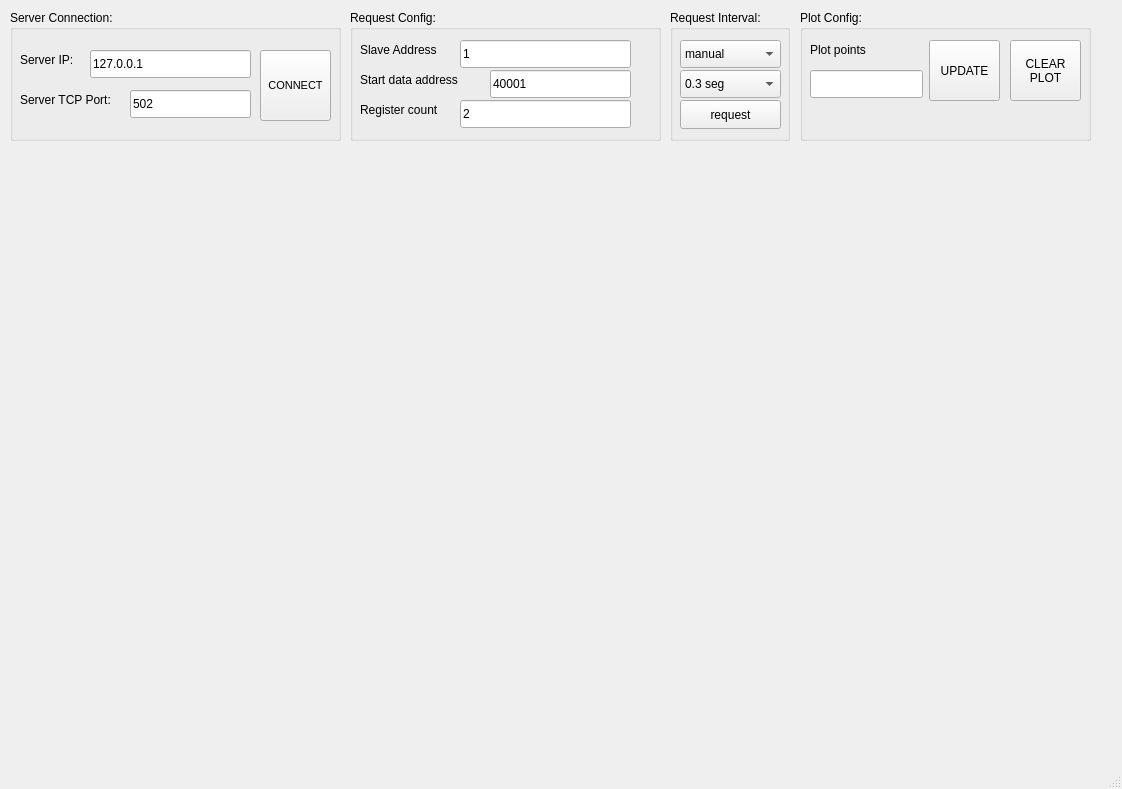
<?xml version="1.0" encoding="UTF-8"?>
<ui version="4.0">
 <class>MainWindow</class>
 <widget class="QMainWindow" name="MainWindow">
  <property name="geometry">
   <rect>
    <x>0</x>
    <y>0</y>
    <width>1122</width>
    <height>789</height>
   </rect>
  </property>
  <property name="windowTitle">
   <string>MainWindow</string>
  </property>
  <widget class="QWidget" name="centralwidget">
   <widget class="QGroupBox" name="server_connection">
    <property name="geometry">
     <rect>
      <x>10</x>
      <y>10</y>
      <width>331</width>
      <height>131</height>
     </rect>
    </property>
    <property name="title">
     <string>Server Connection:</string>
    </property>
    <widget class="QLineEdit" name="server_tcp_port">
     <property name="geometry">
      <rect>
       <x>120</x>
       <y>80</y>
       <width>121</width>
       <height>28</height>
      </rect>
     </property>
     <property name="text">
      <string>502</string>
     </property>
    </widget>
    <widget class="QLineEdit" name="server_ip">
     <property name="geometry">
      <rect>
       <x>80</x>
       <y>40</y>
       <width>161</width>
       <height>28</height>
      </rect>
     </property>
     <property name="text">
      <string>127.0.0.1</string>
     </property>
    </widget>
    <widget class="QPushButton" name="connect">
     <property name="geometry">
      <rect>
       <x>250</x>
       <y>40</y>
       <width>71</width>
       <height>71</height>
      </rect>
     </property>
     <property name="font">
      <font>
       <pointsize>8</pointsize>
      </font>
     </property>
     <property name="text">
      <string>CONNECT</string>
     </property>
    </widget>
    <widget class="QLabel" name="label">
     <property name="geometry">
      <rect>
       <x>10</x>
       <y>40</y>
       <width>63</width>
       <height>20</height>
      </rect>
     </property>
     <property name="text">
      <string>Server IP:</string>
     </property>
    </widget>
    <widget class="QLabel" name="label_2">
     <property name="geometry">
      <rect>
       <x>10</x>
       <y>80</y>
       <width>101</width>
       <height>20</height>
      </rect>
     </property>
     <property name="text">
      <string>Server TCP Port:</string>
     </property>
    </widget>
   </widget>
   <widget class="QGroupBox" name="request_config">
    <property name="geometry">
     <rect>
      <x>350</x>
      <y>10</y>
      <width>311</width>
      <height>131</height>
     </rect>
    </property>
    <property name="title">
     <string>Request Config:</string>
    </property>
    <widget class="QLineEdit" name="slave_address">
     <property name="geometry">
      <rect>
       <x>110</x>
       <y>30</y>
       <width>171</width>
       <height>28</height>
      </rect>
     </property>
     <property name="text">
      <string>1</string>
     </property>
    </widget>
    <widget class="QLineEdit" name="start_data_address">
     <property name="geometry">
      <rect>
       <x>140</x>
       <y>60</y>
       <width>141</width>
       <height>28</height>
      </rect>
     </property>
     <property name="text">
      <string>40001</string>
     </property>
    </widget>
    <widget class="QLineEdit" name="register_count">
     <property name="geometry">
      <rect>
       <x>110</x>
       <y>90</y>
       <width>171</width>
       <height>28</height>
      </rect>
     </property>
     <property name="text">
      <string>2</string>
     </property>
    </widget>
    <widget class="QLabel" name="label_5">
     <property name="geometry">
      <rect>
       <x>10</x>
       <y>90</y>
       <width>101</width>
       <height>20</height>
      </rect>
     </property>
     <property name="text">
      <string>Register count</string>
     </property>
    </widget>
    <widget class="QLabel" name="label_4">
     <property name="geometry">
      <rect>
       <x>10</x>
       <y>60</y>
       <width>121</width>
       <height>20</height>
      </rect>
     </property>
     <property name="text">
      <string>Start data address</string>
     </property>
    </widget>
    <widget class="QLabel" name="label_3">
     <property name="geometry">
      <rect>
       <x>10</x>
       <y>30</y>
       <width>111</width>
       <height>20</height>
      </rect>
     </property>
     <property name="text">
      <string>Slave Address</string>
     </property>
    </widget>
   </widget>
   <widget class="QGroupBox" name="request_interval">
    <property name="geometry">
     <rect>
      <x>670</x>
      <y>10</y>
      <width>120</width>
      <height>131</height>
     </rect>
    </property>
    <property name="title">
     <string>Request Interval:</string>
    </property>
    <widget class="QComboBox" name="comboBox">
     <property name="geometry">
      <rect>
       <x>10</x>
       <y>30</y>
       <width>101</width>
       <height>28</height>
      </rect>
     </property>
     <item>
      <property name="text">
       <string>manual</string>
      </property>
     </item>
     <item>
      <property name="text">
       <string>automatica</string>
      </property>
     </item>
    </widget>
    <widget class="QPushButton" name="request">
     <property name="geometry">
      <rect>
       <x>10</x>
       <y>90</y>
       <width>101</width>
       <height>29</height>
      </rect>
     </property>
     <property name="text">
      <string>request</string>
     </property>
    </widget>
    <widget class="QComboBox" name="tiempo">
     <property name="geometry">
      <rect>
       <x>10</x>
       <y>60</y>
       <width>101</width>
       <height>28</height>
      </rect>
     </property>
     <item>
      <property name="text">
       <string>0.3 seg</string>
      </property>
     </item>
     <item>
      <property name="text">
       <string>0.5 seg</string>
      </property>
     </item>
     <item>
      <property name="text">
       <string>1 seg</string>
      </property>
     </item>
     <item>
      <property name="text">
       <string>2 seg</string>
      </property>
     </item>
     <item>
      <property name="text">
       <string/>
      </property>
     </item>
    </widget>
   </widget>
   <widget class="QGroupBox" name="plot_config">
    <property name="geometry">
     <rect>
      <x>800</x>
      <y>10</y>
      <width>291</width>
      <height>131</height>
     </rect>
    </property>
    <property name="title">
     <string>Plot Config:</string>
    </property>
    <widget class="QLabel" name="label_6">
     <property name="geometry">
      <rect>
       <x>10</x>
       <y>30</y>
       <width>71</width>
       <height>20</height>
      </rect>
     </property>
     <property name="text">
      <string>Plot points</string>
     </property>
    </widget>
    <widget class="QPushButton" name="update">
     <property name="geometry">
      <rect>
       <x>129</x>
       <y>30</y>
       <width>71</width>
       <height>61</height>
      </rect>
     </property>
     <property name="text">
      <string>UPDATE</string>
     </property>
    </widget>
    <widget class="QPushButton" name="clear_plot">
     <property name="geometry">
      <rect>
       <x>210</x>
       <y>30</y>
       <width>71</width>
       <height>61</height>
      </rect>
     </property>
     <property name="text">
      <string>CLEAR 
PLOT</string>
     </property>
     <property name="iconSize">
      <size>
       <width>30</width>
       <height>30</height>
      </size>
     </property>
    </widget>
    <widget class="QLineEdit" name="plot_points">
     <property name="geometry">
      <rect>
       <x>10</x>
       <y>60</y>
       <width>113</width>
       <height>28</height>
      </rect>
     </property>
    </widget>
   </widget>
   <widget class="QCustomPlot" name="grafico" native="true">
    <property name="geometry">
     <rect>
      <x>40</x>
      <y>170</y>
      <width>1021</width>
      <height>541</height>
     </rect>
    </property>
   </widget>
  </widget>
  <widget class="QMenuBar" name="menubar">
   <property name="geometry">
    <rect>
     <x>0</x>
     <y>0</y>
     <width>1122</width>
     <height>25</height>
    </rect>
   </property>
  </widget>
  <widget class="QStatusBar" name="statusbar"/>
 </widget>
 <customwidgets>
  <customwidget>
   <class>QCustomPlot</class>
   <extends>QWidget</extends>
   <header>qcustomplot.h</header>
   <container>1</container>
  </customwidget>
 </customwidgets>
 <resources/>
 <connections/>
</ui>
